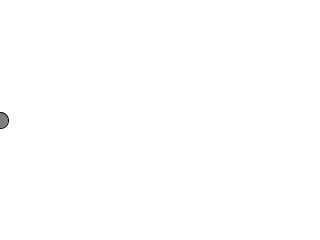
Frame 1 (no input)
Frame 60 (the mouse pressed at the canvas centre just before this capture): identical to frame 1, image omitted
Frame 120 (the mouse held since frame 60 and released just before this capture): identical to frame 1, image omitted

The Processing sketch that drew this single still picture (run headless with seeded random() and noise(); from frame 60 on, the mouse is pressed at the canvas centre):

// Processing sketch: moving_ball1
// ── moving_ball1.pde

int circleX;

void setup() {
  size(320, 240);
  circleX = 0;
}

void draw() {
  background(255);
  fill(127);
  stroke(0);
  ellipse(circleX,height/2, 16, 16);
}
